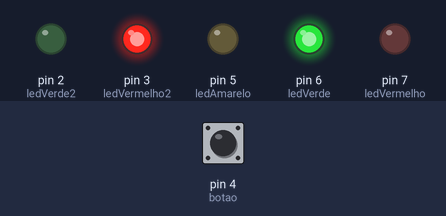
Bench run of a sketch on a simulated Arduino Uno, built with avr-gcc and run on an emulated ATmega328P. On the bench: output pins drawn as LEDs (lit = HIGH). The inputs (shaded band) are chosen by the test bench; at power-on: pin 4 (botao) LOW.

Above: at 1.2 s.
1.3 s: pin 4 (botao) pulled HIGH for 0.15 s
At 4.8 s:
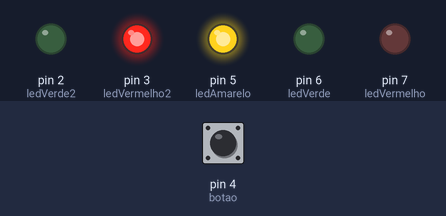
At 9.8 s:
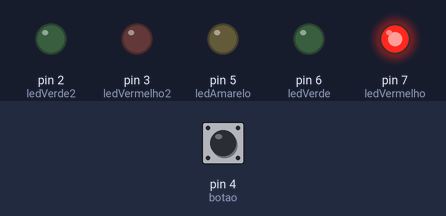
13.4 s: pin 4 (botao) pulled HIGH for 3.2 s
At 20.6 s:
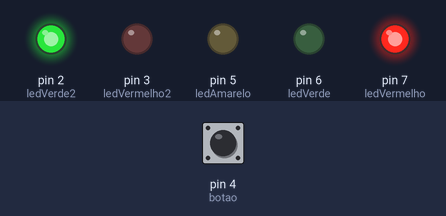
Timing chart, 0 to 30.8 s (numbered marks = the images above; inputs shaded):
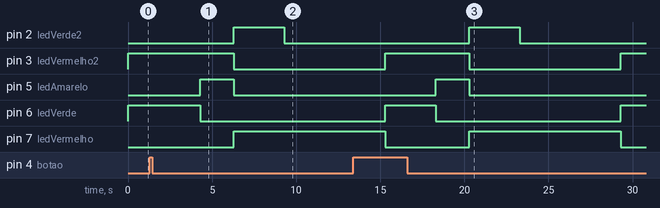

The sketch:

sem_foropedestre1.ino
```cpp
int ledVermelho = 7;
int ledAmarelo = 5;
int ledVerde = 6;
int botao = 4;
int aperto = 0;
int ledVermelho2 = 3;
int ledVerde2 = 2;

void setup () {
	pinMode (ledVermelho, OUTPUT);
	pinMode (ledAmarelo, OUTPUT);
	pinMode (ledVerde, OUTPUT);
	pinMode(botao, INPUT);
  	pinMode(ledVermelho2, OUTPUT);
  	pinMode(ledVerde2, OUTPUT);
}

void loop () {
  	digitalWrite(ledVerde, 1);
  	digitalWrite(ledVermelho2, 1);
  	aperto = digitalRead(botao);
  	if(aperto == 1){
	digitalWrite(ledVermelho2, 1);
    digitalWrite (ledVerde, 1);
	delay (3000);
	digitalWrite (ledVerde, 0);
	digitalWrite (ledAmarelo, 1);
	delay (2000);
	digitalWrite (ledAmarelo, 0);
	digitalWrite (ledVermelho, 1);
    digitalWrite(ledVermelho2, 0);
    digitalWrite(ledVerde2, 1);
    delay(3000);
    digitalWrite(ledVerde2, 0);
    delay(500);
    digitalWrite(ledVerde2, 1);
    digitalWrite(ledVerde2, 0);
    delay(500);
    digitalWrite(ledVerde2, 1);
    digitalWrite(ledVerde2, 0);
    delay(500);
    digitalWrite(ledVerde2, 1);
    digitalWrite(ledVerde2, 0);
    delay(500);
    digitalWrite(ledVerde2, 1);
    digitalWrite(ledVerde2, 0);
    delay(500);
    digitalWrite(ledVerde2, 1);
    digitalWrite(ledVerde2, 0);
    delay(500);
    digitalWrite(ledVerde2, 1);
    digitalWrite(ledVerde2, 0);
    delay(500);
    digitalWrite(ledVerde2, 1);
    digitalWrite(ledVerde2, 0);
    delay(500);
    digitalWrite(ledVerde2, 1);
    digitalWrite(ledVerde2, 0);
    delay(500);
    digitalWrite(ledVerde2, 1);
    digitalWrite(ledVerde2, 0);
    delay(500);
    digitalWrite(ledVerde2, 1);
    digitalWrite(ledVerde2, 0);
    delay(500);
    digitalWrite(ledVerde2, 1);
    digitalWrite(ledVerde2, 0);
    delay(500);
    digitalWrite(ledVerde2, 1);
    digitalWrite(ledVerde2, 0);
    digitalWrite(ledVermelho, 0);
  }
}
```

Measured:
- after the input at 1.3 s, pin 2 (ledVerde2): LOW → HIGH after 5.0 s, → LOW 3.0 s later; pin 3 (ledVermelho2): HIGH → LOW after 5.0 s; pin 5 (ledAmarelo): LOW → HIGH after 3.0 s, → LOW 2.0 s later; pin 6 (ledVerde): HIGH → LOW after 3.0 s; pin 7 (ledVermelho): LOW → HIGH after 5.0 s
- after the input at 13.4 s, pin 2 (ledVerde2): LOW → HIGH after 6.9 s, → LOW 3.0 s later; pin 5 (ledAmarelo): LOW → HIGH after 4.9 s, → LOW 2.0 s later
